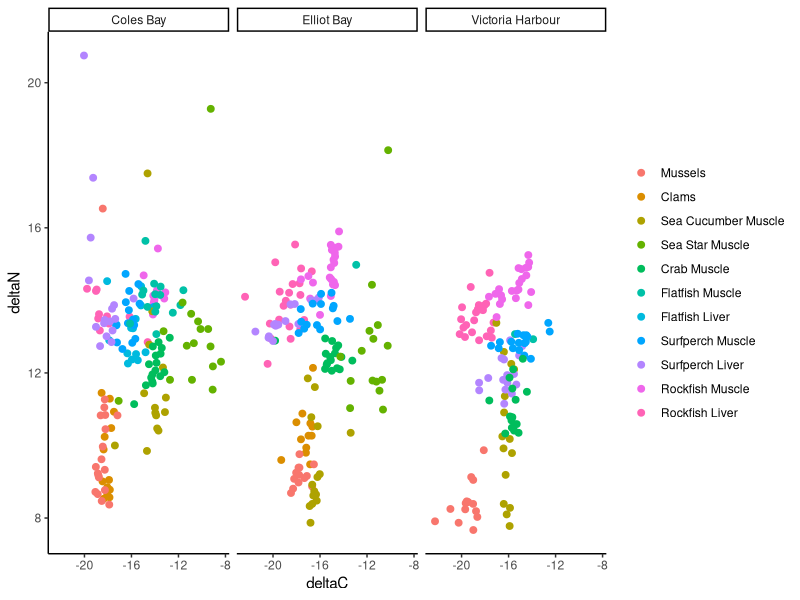

Recreate this plot in R.
##### Setup #####

## load packages
library(plyr)
library(ggplot2)
library(dplyr)

#### Process Data ####

isotopes <- read.csv('isotopes.csv', header = TRUE)

names(isotopes)

summary(isotopes)

isotopes$sample.type <- factor(isotopes$sample.type,
                               levels = 
                                 c('Mussels', 'Clams', 'Sea Cucumber Muscle',
                                   'Sea Star Muscle', 'Crab Muscle',
                                   'Flatfish Muscle', 'Flatfish Liver',
                                   'Surfperch Muscle', 'Surfperch Liver',
                                   'Rockfish Muscle', 'Rockfish Liver'))

ggplot(isotopes) +
  geom_point(aes(x = deltaC,
                 y = deltaN,
                 colour = sample.type),
             size = 2) +
  facet_grid(.~site) +
  theme_classic() +
  theme(legend.title = element_blank())
